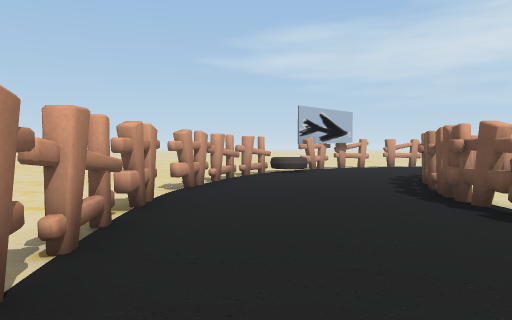
[1] (above)

24 first-person views from a walk through a scene from a Unity 3-D project. The camera is 1.3 m above the floor, tilts 2° down and sees 70° across. The floor is counted in squares, 2 m on a side. Each view is taken from the middle of a square. On the plan, view 1 faces up. The plan holds only what a view shows up to about 11 squares ahead; the rest is blank. The place goes on beyond the plan. The player is left out.

[2]
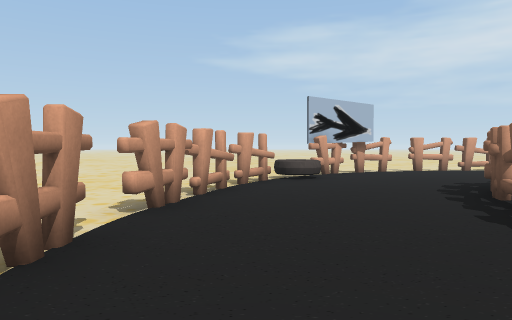

[3]
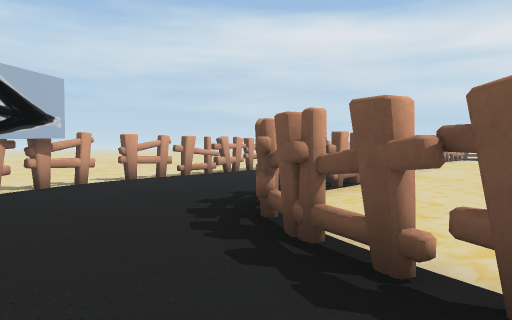

[4]
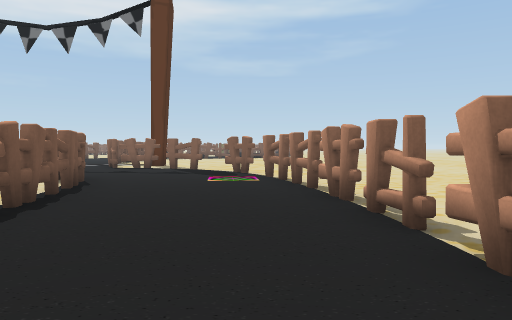

[5]
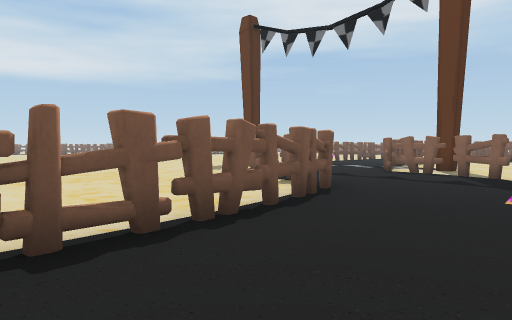

[6]
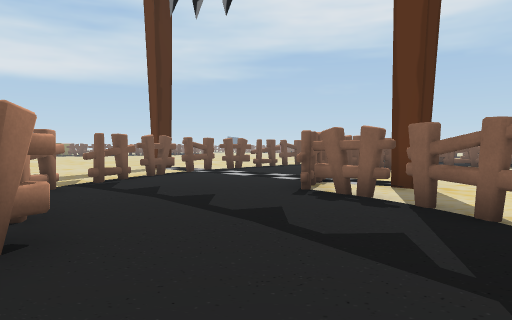

[7]
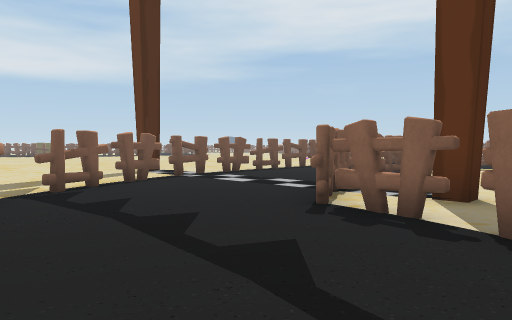

[8]
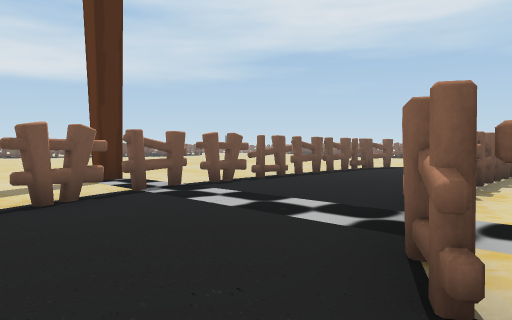

[9]
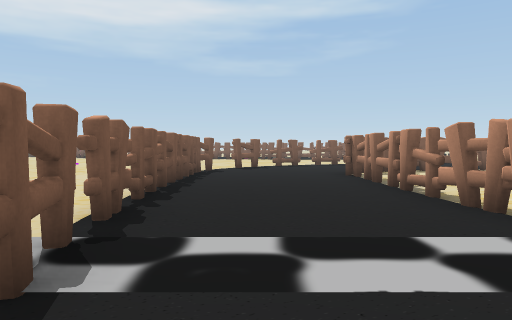

[10]
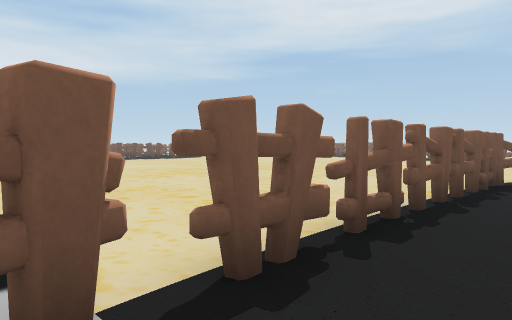

[11]
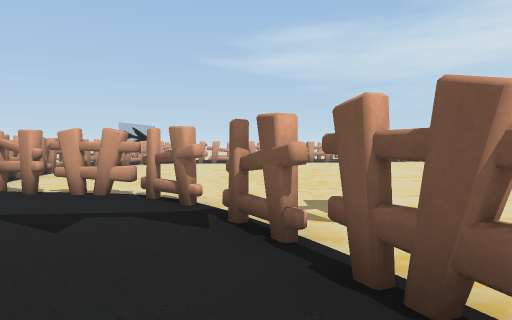

[12]
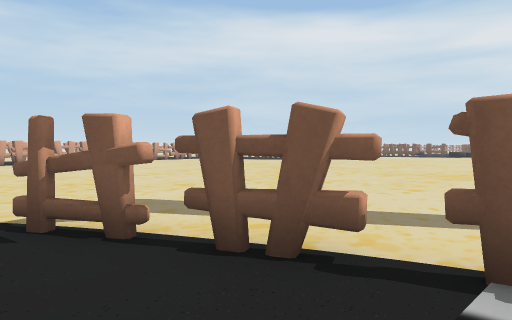

[13]
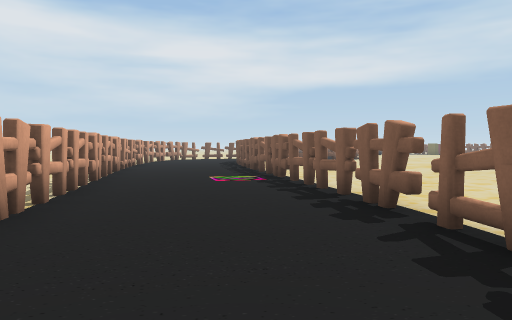

[14]
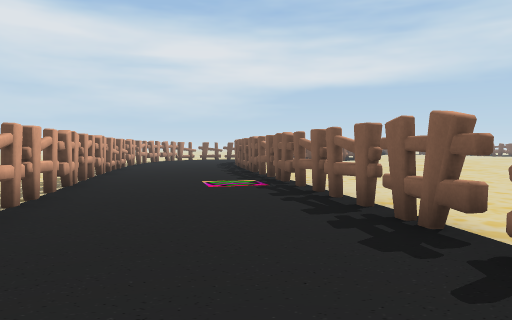

[15]
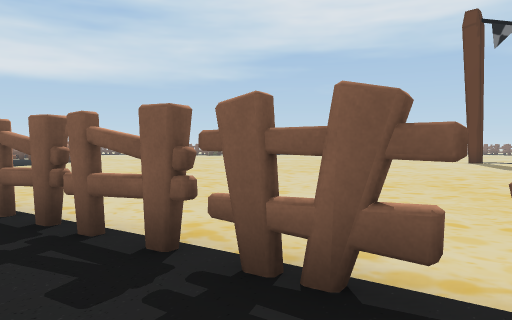

[16]
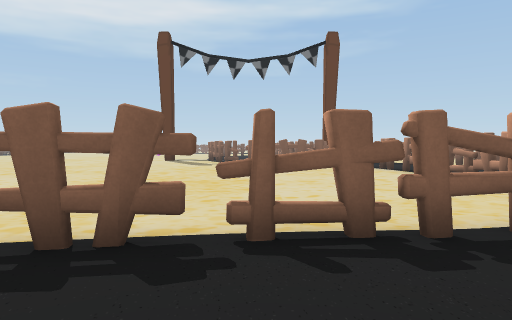

[17]
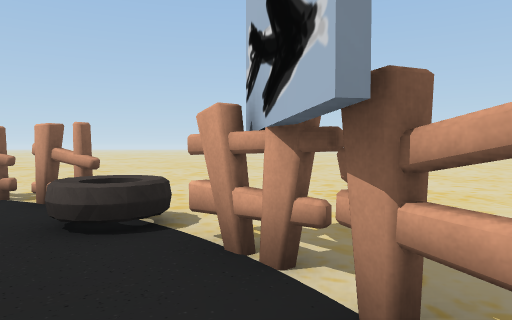

[18]
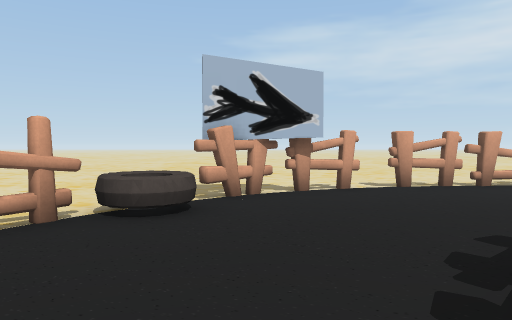

[19]
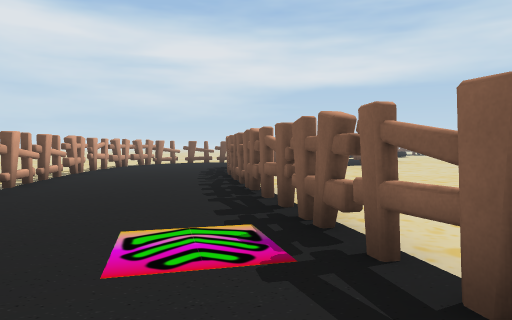

[20]
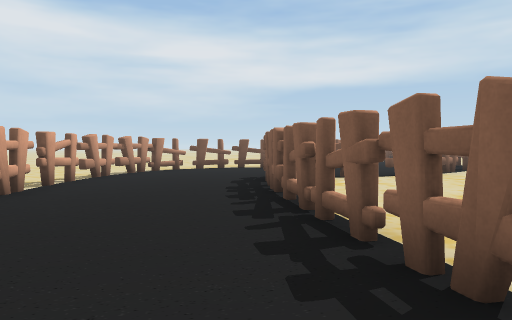

[21]
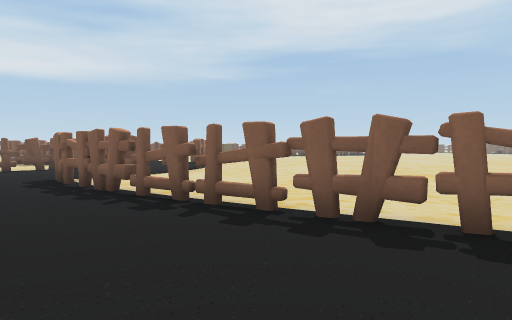

[22]
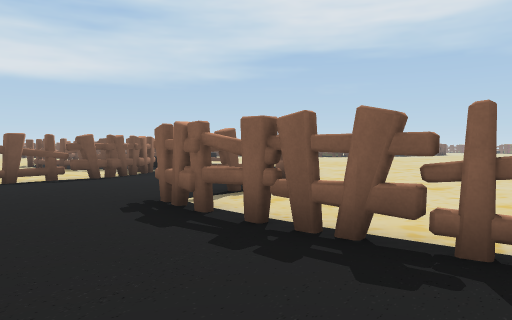

[23]
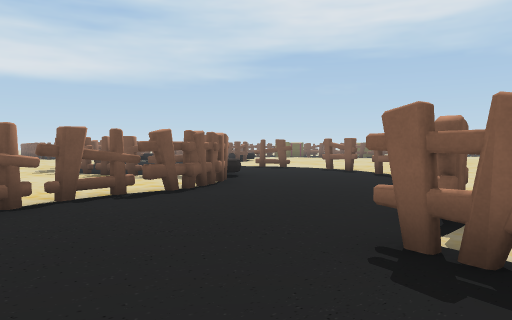

[24]
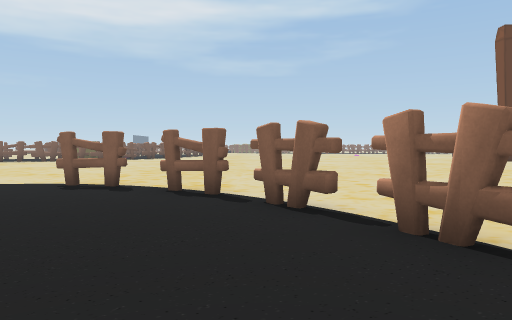

### Floor plan
Key: @ floor where view 1 was taken; # wall or solid block; x gap in a wall; . floor; T tire; H thing the floor can be seen under or through; O other object.
Columns run from 3 left of view 1 to 31 right of it. Each row starts with its distance up from view 1.
 13 ...........#####...........#
 12 ........#xx#................#.
 11 .....OO.............HHHH....x......
 10 ....T..........###x#........H...#xx
  9 ...#.......HHH#.........#...H .##..
  8 ...#...##xH.............##...###.
  7 ..#...#..................#.....
  6 ..#...#..................##.....
  5 .....##...................##....
  4 ..#..#.....................#x#.
  3  .#...H.........................
  2  .x...H..........................
  1 ..#...H.................. .......
  0 ..#@..H............. .... ........
 -1 ..##..H#............ ....    .....
 -2 ...x...#xHH..........
 -3   ........H...........
 -4   ..#......H..........
 -5   ...HH.....H.......
 -6      ..##...H........
 -7      .#.#...H.#..  ..
 -8      ...##..x....
 -9        ..#..x....
-10         .x..x......
-11         .x..##.......
-12         .#...#.......
-13         .#...#.......
-14         ##..##.....

Where each view was taken, in squares from view 1:
view 1: 0 up, 0 right, facing up
view 2: 2 up, 0 right, facing up
view 3: 5 up, 1 right, facing up-right
view 4: 6 up, 0 right, facing down
view 5: 4 up, 0 right, facing down-right
view 6: 1 down, 1 right, facing down-right
view 7: 2 down, 2 right, facing down-right
view 8: 4 down, 4 right, facing down-right
view 9: 5 down, 8 right, facing down
view 10: 7 down, 8 right, facing down-right
view 11: 7 down, 8 right, facing up
view 12: 7 down, 7 right, facing up-right
view 13: 10 up, 4 right, facing right
view 14: 10 up, 5 right, facing right
view 15: 10 up, 7 right, facing down-right
view 16: 11 up, 7 right, facing down
view 17: 11 up, 4 right, facing left
view 18: 6 up, 2 right, facing up
view 19: 10 up, 9 right, facing right
view 20: 11 up, 13 right, facing right
view 21: 13 up, 13 right, facing down-right
view 22: 13 up, 17 right, facing down-right
view 23: 13 up, 20 right, facing down-right
view 24: 10 up, 23 right, facing down
